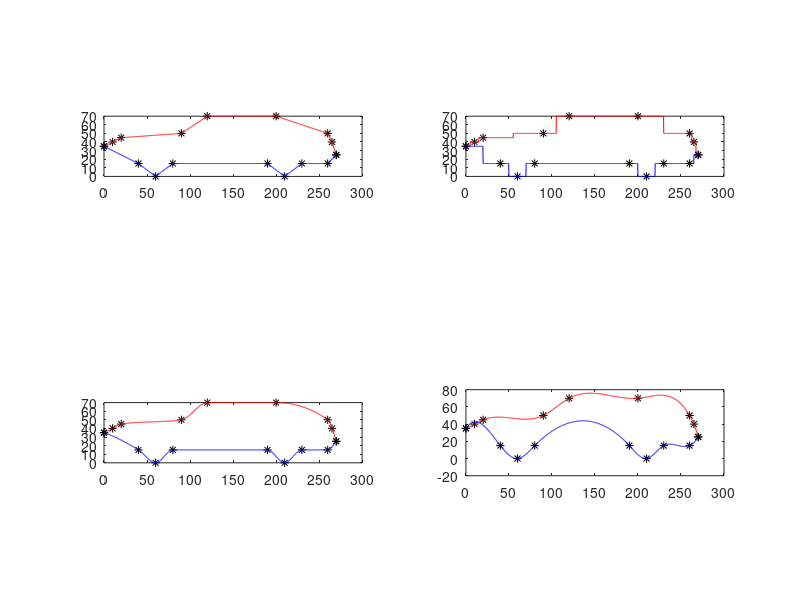

This figure's MATLAB source:
% ZAD 1

clc
close all
clear all

xg = [0,10,20,90,120,200,260,265,270];
yg = [35,40,45,50,70,70,50,40,25];

xd = [0,40,60,80,190,210,230,260,270];
yd = [35,15,0,15,15,0,15,15,25];

x1 = linspace(0,max(xg), 1000);
x2 = linspace(0,max(xd), 1000);

cos = interp1(xg,yg,x1,'linear');
cos2 = interp1(xd,yd,x2,'linear');
subplot(2,2,1);
plot(xg,yg,'k*',x1,cos,'r',xd,yd,'k*',x2,cos2,'b');
daspect([1,1,1]);

cos21 = interp1(xg,yg,x1,'nearest');
cos22 = interp1(xd,yd,x2,'nearest');
subplot(2,2,2);
plot(xg,yg,'k*',x1,cos21,'r',xd,yd,'k*',x2,cos22,'b');
daspect([1,1,1]);

cos31 = interp1(xg,yg,x1,'pchip');
cos32 = interp1(xd,yd,x2,'pchip');
subplot(2,2,3);
plot(xg,yg,'k*',x1,cos31,'r',xd,yd,'k*',x2,cos32,'b');
daspect([1,1,1]);

cos41 = interp1(xg,yg,x1,'spline');
cos42 = interp1(xd,yd,x2,'spline');
subplot(2,2,4);
plot(xg,yg,'k*',x1,cos41,'r',xd,yd,'k*',x2,cos42,'b');
daspect([1,1,1]);